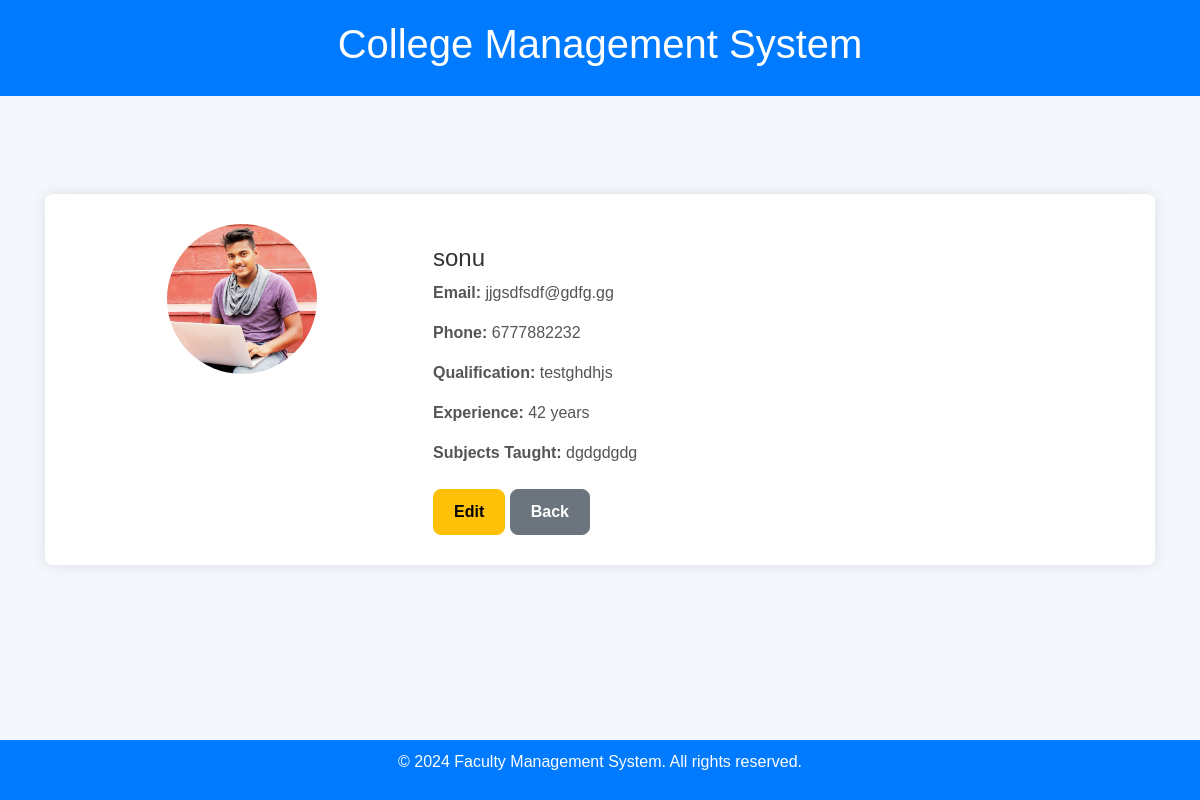
The app's page /faculty/7/ (signed in) with its own data.
### core/models.py (models this page shows, shortened)
class Faculty(models.Model):
    name = models.CharField(max_length=100)
    email = models.EmailField(unique=True)
    phone = models.CharField(max_length=15)
    qualification = models.CharField(max_length=200)
    experience = models.PositiveIntegerField(help_text="Experience in years")
    subjects_taught = models.TextField(help_text="List of subjects taught")
    profile_picture = models.ImageField(upload_to='faculty_pictures/', blank=True, null=True)
    avg_rating = models.FloatField(default=0.0)

### core/views.py (the view)
# urls.py: path('faculty/<int:pk>/', views.faculty_detail, name='faculty_detail'),
@staff_member_required
def faculty_detail(request, pk):
    faculty = get_object_or_404(Faculty, pk=pk)
    feedbacks = faculty.feedbacks.all()
    avg_rating = feedbacks.aggregate(Avg('rating'))['rating__avg']
    return render(request, 'faculty/faculty_detail.html', {
        'faculty': faculty,
        'feedbacks': feedbacks,
        'avg_rating': avg_rating,
    })

### core/templates/faculty/faculty_detail.html (shortened to what this page needs)
<!DOCTYPE html>
<html lang="en">
<head>
    <link href="https://cdn.jsdelivr.net/npm/bootstrap@5.3.0-alpha1/dist/css/bootstrap.min.css" rel="stylesheet">
</head>
<body>
    <header>
        <h1>College Management System</h1>
    </header>
    <div class="container mt-5">
        <div class="faculty-detail-card">
            <div class="row">
                <div class="col-md-4 text-center">
                    {% if faculty.profile_picture %}
                    <img src="{{ faculty.profile_picture.url }}" alt="{{ faculty.name }}">
                    {% else %}
                    <img src="https://via.placeholder.com/150" alt="No Image">
                    {% endif %}
                </div>
                <div class="col-md-8">
                    <h4>{{ faculty.name }}</h4>
                    <p><strong>Email:</strong> {{ faculty.email }}</p>
                    <p><strong>Phone:</strong> {{ faculty.phone }}</p>
                    <p><strong>Qualification:</strong> {{ faculty.qualification }}</p>
                    <p><strong>Experience:</strong> {{ faculty.experience }} years</p>
                    <p><strong>Subjects Taught:</strong> {{ faculty.subjects_taught }}</p>
                    <div class="mt-4">
                        <a href="{% url 'edit_faculty' faculty.pk %}" class="btn btn-warning">Edit</a>
                        <a href="{% url 'faculty_list' %}" class="btn btn-secondary">Back</a>
                    </div>
                </div>
            </div>
        </div>
    </div>
    <footer>
        <p>&copy; 2024 Faculty Management System. All rights reserved.</p>
    </footer>
</body>
</html>

### core/templates/faculty/faculty_detail.html (style rules this page uses)
body { font-family: 'Arial', sans-serif; background-color: #f4f7fc; margin: 0; padding: 0; }
header { background-color: #007bff; color: white; padding: 20px 0; text-align: center; }
footer { background-color: #007bff; color: white; padding: 10px 0; text-align: center; position: fixed; width: 100%; bottom: 0; }
.container { padding: 50px 15px; }
.faculty-detail-card { background-color: white; border-radius: 8px; box-shadow: 0 0 15px rgba(0, 0, 0, 0.1); padding: 30px; margin-bottom: 20px; }
.faculty-detail-card img { width: 150px; height: 150px; border-radius: 50%; object-fit: cover; }
.faculty-detail-card h4 { color: #333; margin-top: 20px; font-size: 24px; }
.faculty-detail-card p { color: #555; font-size: 16px; }
.faculty-detail-card .btn { font-weight: bold; padding: 10px 20px; border-radius: 8px; transition: background-color 0.3s ease; }
.faculty-detail-card .btn-warning { background-color: #ffc107; }
.faculty-detail-card .btn-secondary { background-color: #6c757d; }

### records on screen
Faculty: profile_picture (picture), name "sonu", email "jjgsdfsdf@gdfg.gg", phone "6777882232", qualification "testghdhjs", experience "42", subjects_taught "dgdgdgdg"
